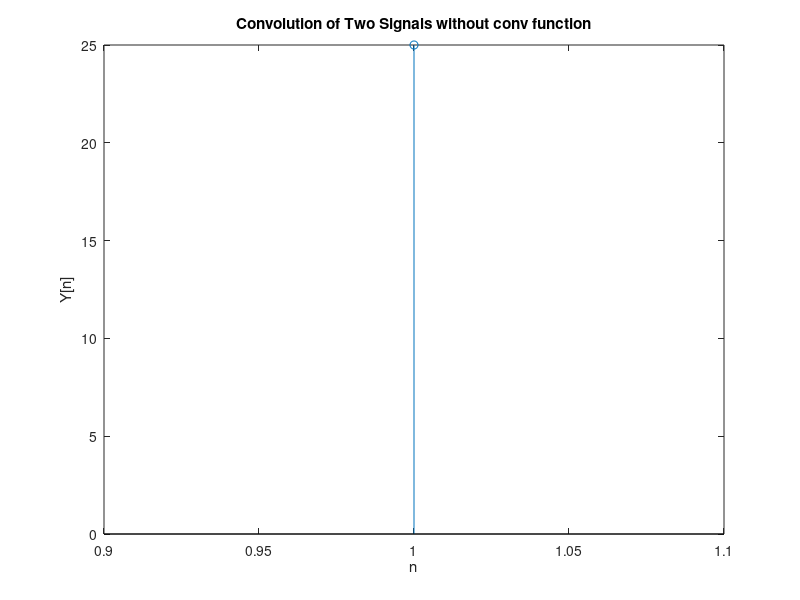

Write MATLAB code to recreate this figure.
 close all;
 clear all;
 x=input('Enter x:');
 h=input('Enter h:');
 m=length(x);
 n=length(h);
 X=[x,zeros(1,n)];
 H=[h,zeros(1,m)];
 for i=1:n+m-1
    Y(i)=0;
    for j=1:m
        if(i-j+1>0)
            Y(i)=Y(i)+X(j)*H(i-j+1);
        end
    end
 end
 Y
 stem(Y);
 ylabel('Y[n]');
 xlabel('n');
 title('Convolution of Two Signals without conv function')